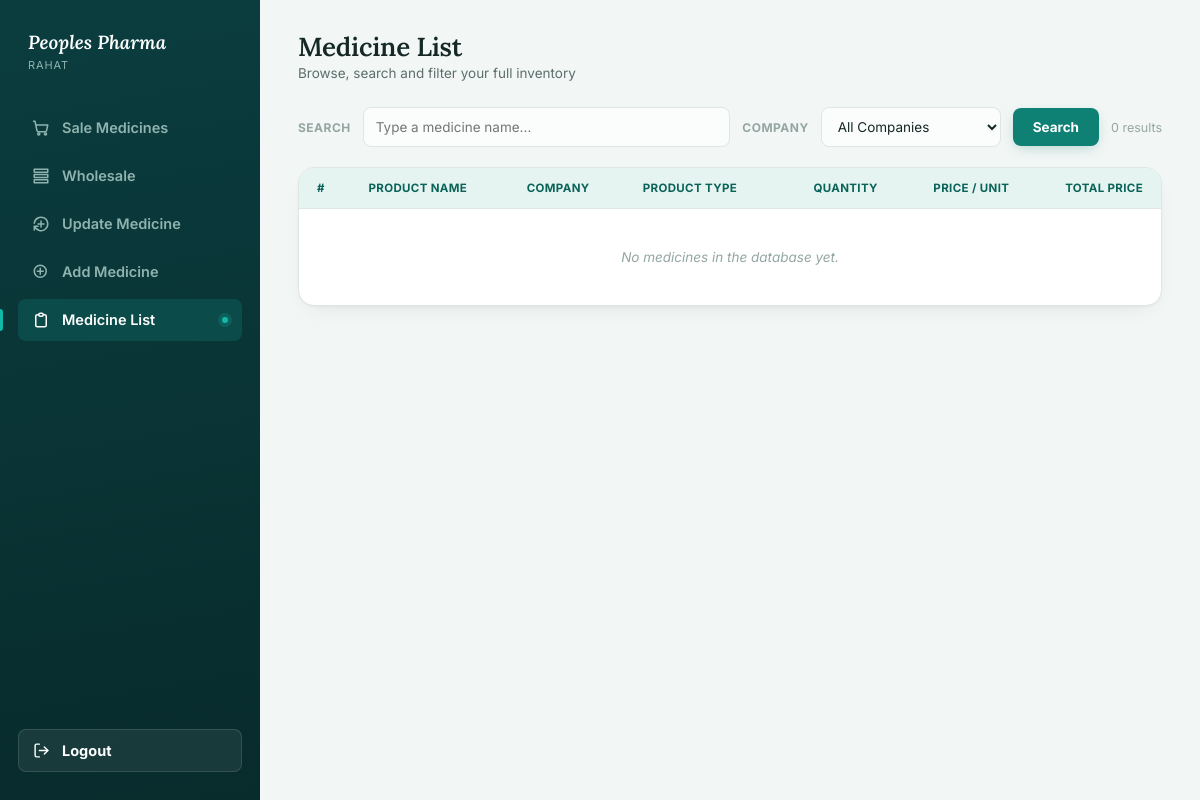
The app's page /medicine-list/ (signed in), older data.
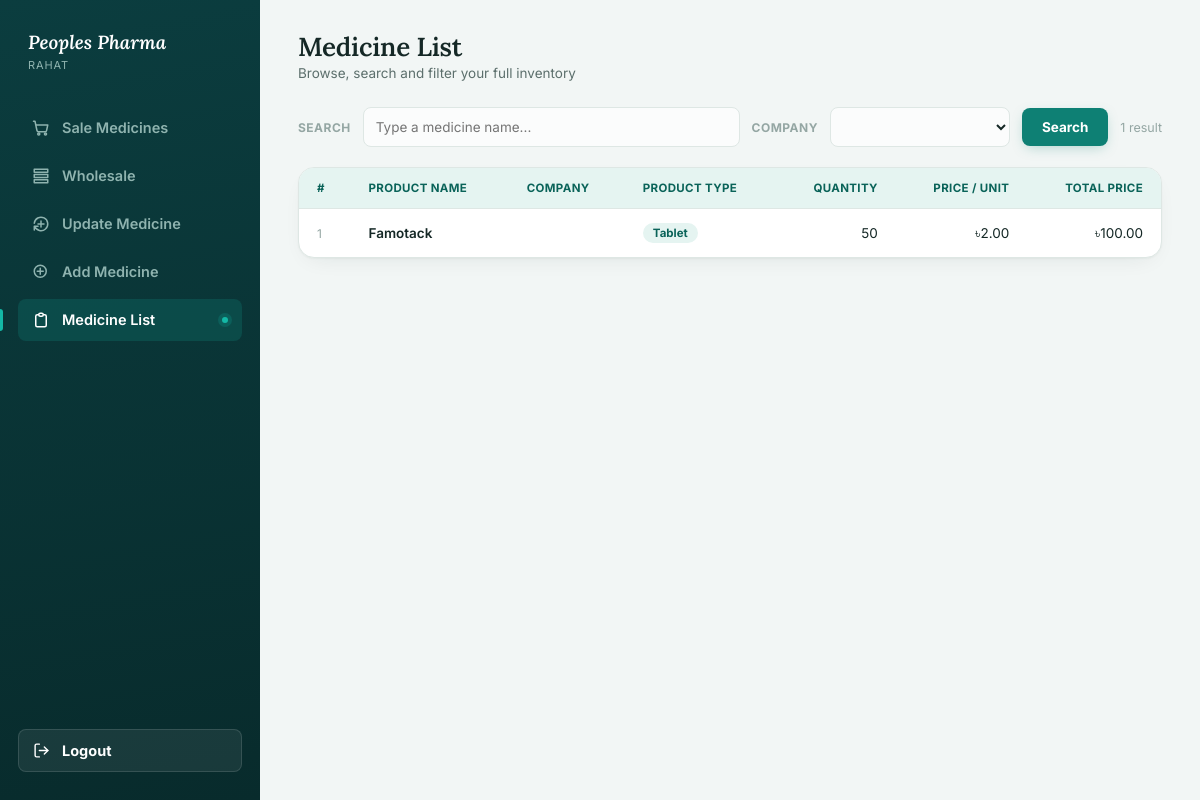
The same page, newer data.
### pharmacy/models.py (models this page shows, shortened)
class Medicine(models.Model):
    name = models.CharField(max_length=150)
    company = models.CharField(max_length=150)
    product_type = models.CharField(max_length=50)
    quantity = models.PositiveBigIntegerField()
    price_per_unit = models.DecimalField(max_digits=10,decimal_places=2)
    total_price = models.DecimalField(max_digits=10,decimal_places=2)

### pharmacy/views.py (the view)
# urls.py: path('medicine-list/',views.medicine_list,name='medicine_list'),
@login_required
def medicine_list(request):
    search = request.GET.get('search','').strip()
    company = request.GET.get('company','').strip()
    medicines = Medicine.objects.all()
    if search:
        medicines = medicines.filter(name__icontains=search)
    if company:
        medicines = medicines.filter(company__iexact=company)
    companies = Medicine.objects.values_list(
        'company', flat=True
    ).distinct().order_by('company')
    return render(request, 'pharmacy/medicine-list.html', {
        'medicines': medicines,
        'companies': companies,
        'search': search,
        'selected_company': company,
    })

### pharmacy/templates/pharmacy/medicine-list.html (shortened to what the changed rows need)
{% load static %}
<!DOCTYPE html>
<html lang="en">
<head>
  <link rel="stylesheet" href="{% static 'Style/medicine_list.css' %}">
</head>
<body>
<div class="app">
  <aside class="sidebar">
    <div class="brand">
      <div class="brand__text">
        <h1>Peoples Pharma</h1>
      </div>
    </div>
  </aside>
  <main class="main">
    <div class="topbar">
      <div>
        <h2>Medicine List</h2>
      </div>
    </div>
    <form method="get" action="{% url 'pharmacy:medicine_list' %}">
      <div class="filter-bar">
        <label>Search</label>
        <div class="search-wrapper">
          <input
            type="text"
            id="searchInput"
            name="search"
            placeholder="Type a medicine name..."
            value="{{ search }}"
            autocomplete="off"
          >
        </div>
        <label>Company</label>
        <select name="company" id="companyFilter" onchange="this.form.submit()">
          <option value="">All Companies</option>
          {% for company in companies %}
            <option value="{{ company }}"
              {% if company == selected_company %}selected{% endif %}>
            </option>
          {% endfor %}
        </select>
        <button type="submit" class="btn-add">Search</button>
        <span class="result-count">
          {{ medicines|length }} result{{ medicines|length|pluralize }}
        </span>
      </div>
    </form>
    <section class="table-card">
      <table>
        <thead>
          <tr>
            <th>#</th>
            <th>Product Name</th>
            <th>Company</th>
            <th>Product Type</th>
            <th class="num">Quantity</th>
            <th class="num">Price / Unit</th>
            <th class="num">Total Price</th>
          </tr>
        </thead>
        <tbody>
          {% for medicine in medicines %}
          <tr>
            <td style="color:var(--ink-faint); font-size:12px;">
              {{ forloop.counter }}
            </td>
            <td style="font-weight:600;">{{ medicine.name }}</td>
            <td>{{ medicine.company }}</td>
            <td><span class="pill">{{ medicine.product_type }}</span></td>
            <td class="num">
              {{ medicine.quantity }}
            </td>
            <td class="num">৳{{ medicine.price_per_unit }}</td>
            <td class="num">
              ৳{{ medicine.total_price }}
            </td>
          </tr>
          {% empty %}
          <tr>
            <td colspan="7"
              style="text-align:center; color:var(--ink-faint);
                     padding:40px; font-style:italic;">
              {% if search or selected_company %}
                No medicines found matching your filters.
              {% else %}
                No medicines in the database yet.
              {% endif %}
            </td>
          </tr>
          {% endfor %}
        </tbody>
      </table>
    </section>
  </main>
</div>
</body>
</html>

Row changes from the older to the newer data that the page shows:
added Medicine: name "Famotack", product_type "Tablet", quantity "50", price_per_unit "2.00", total_price "100.00"
Text that changed along with them:
form field company: "All Companies" → (not shown)
{{ medicines|length }}: "0" → "1"
text no longer shown: "No medicines in the database yet."
